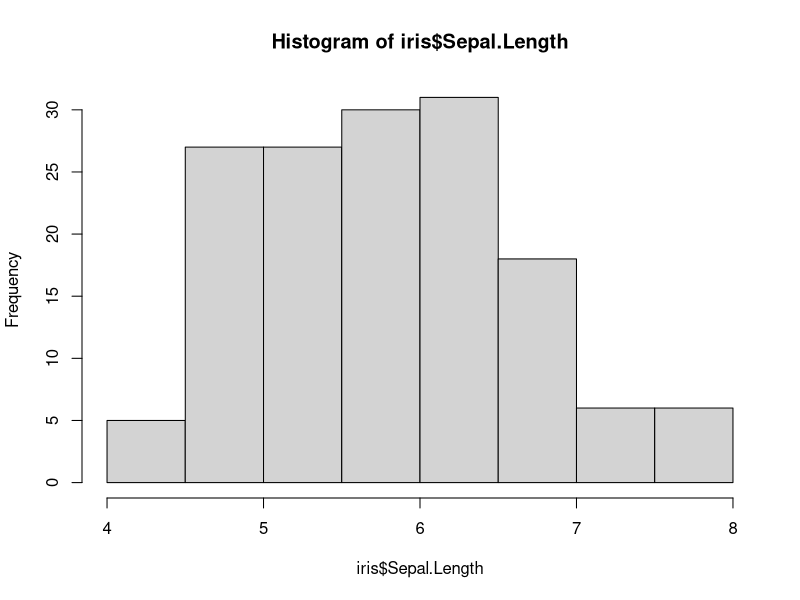
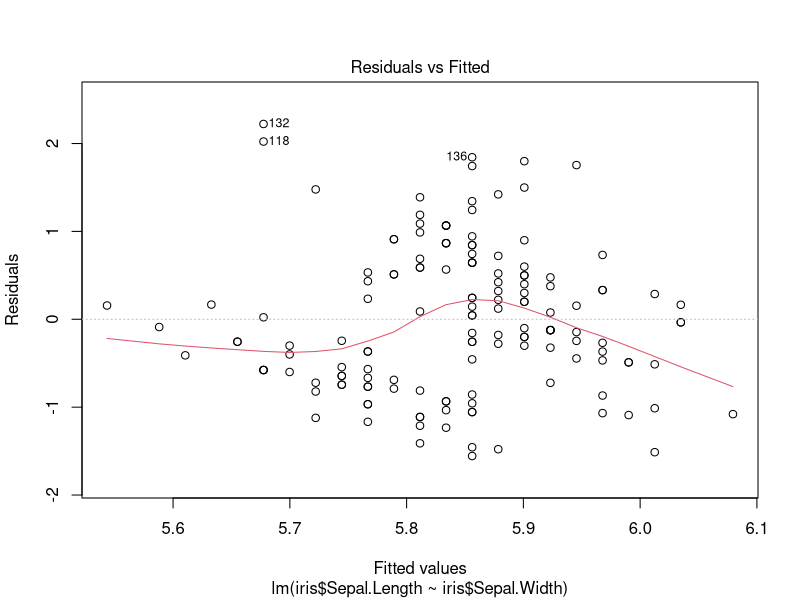
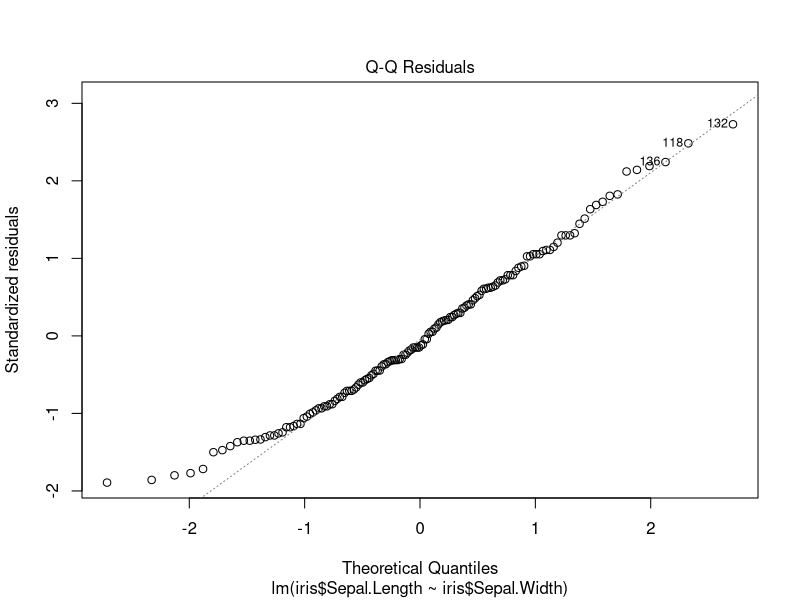
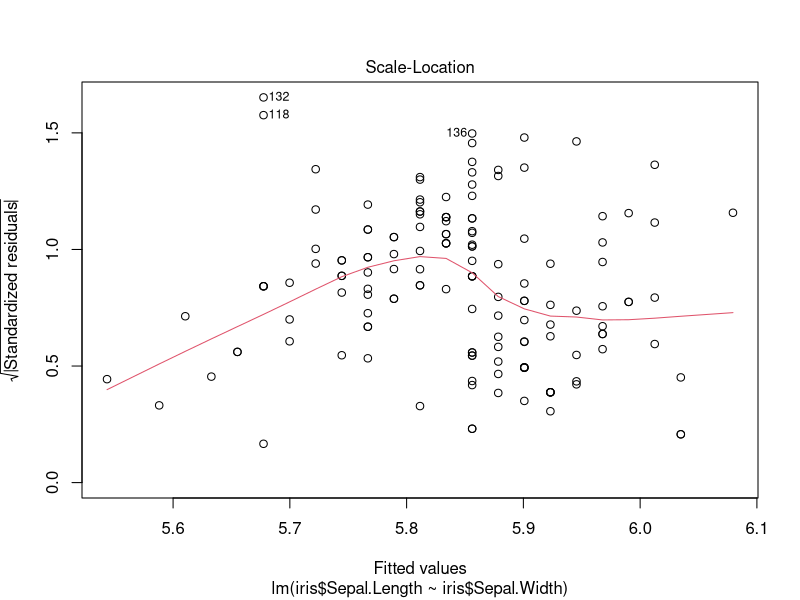
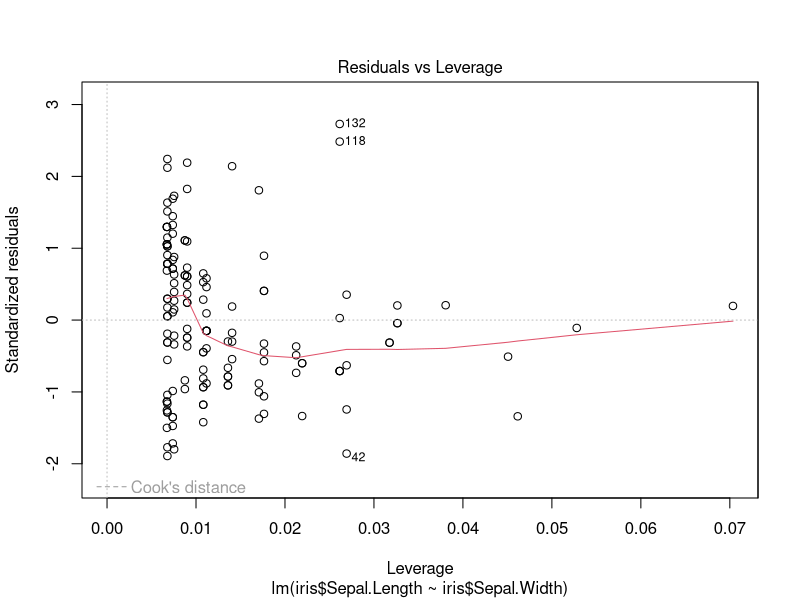

The R source for these figures, in order:
#Histograms
library(datasets)
histo = hist(iris$Sepal.Length)
str(histo)
class(histo)
#Linear model of length w.r.t. width
?lm
a = lm(iris$Sepal.Length ~ iris$Sepal.Width)
str(a)
summary(a)
plot(a)
#Apply functions on columns with the method apply():
mat <- matrix(c(1,2,3,4,7,4,2,5,7), nrow = 3)
apply(mat,2,mean)
